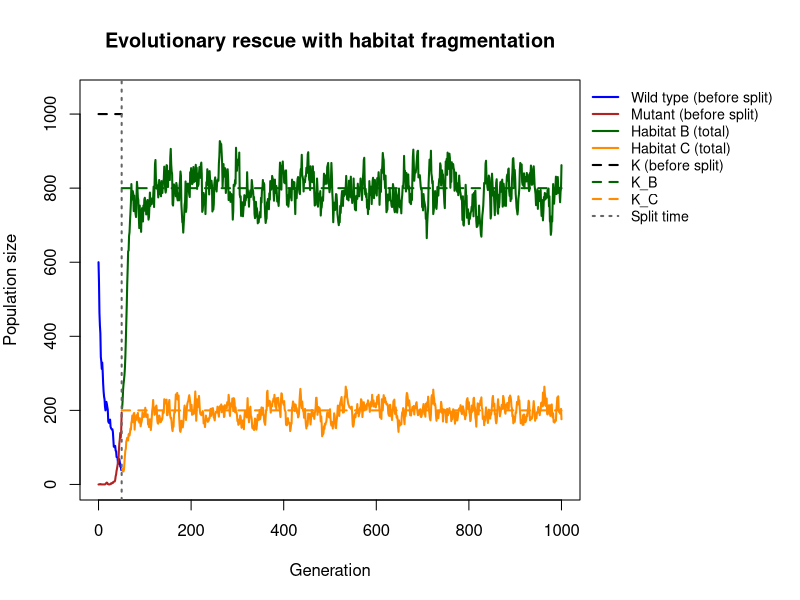
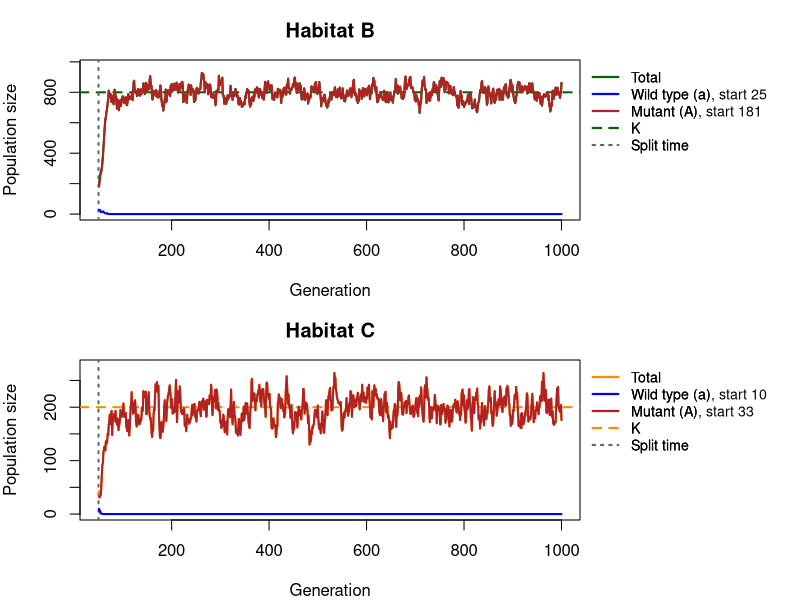
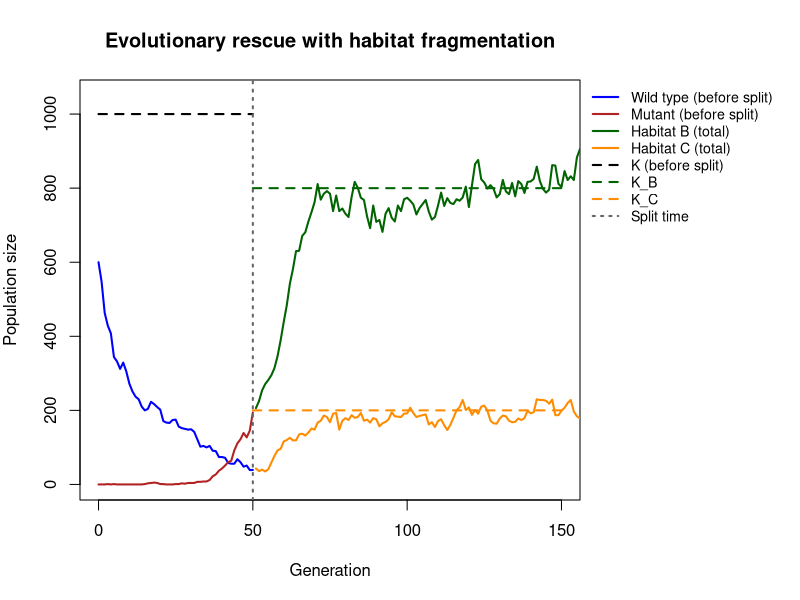
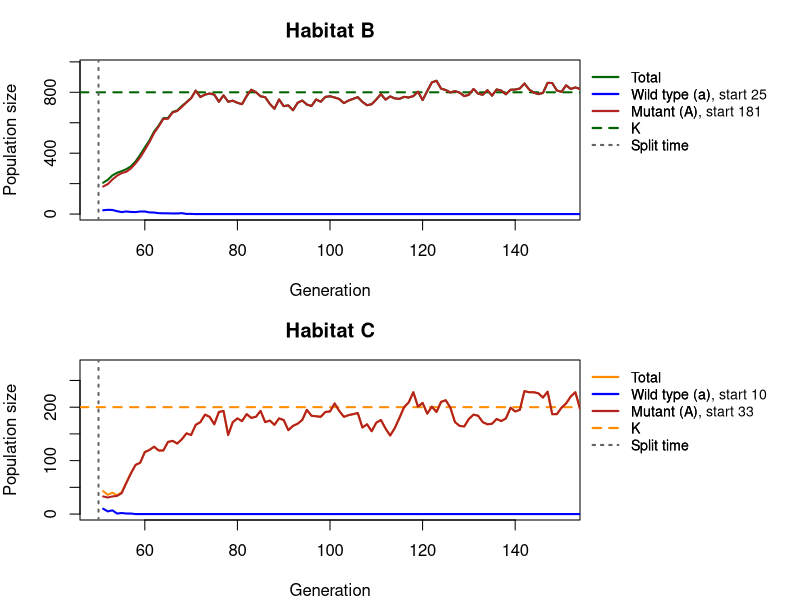

The R source for these figures, in order:
## ---- chunk 1
simulate_one_gen <- function(N_a, N_A, decay_rate, sel_coeff, mut_rate, K) {
  # total population size and per-capita growth rates without competition
  N_tot <- N_a + N_A
  rho_a <- -decay_rate
  rho_A <- sel_coeff - decay_rate
  # logistic growth: crowding reduces the growth of both types equally (set to 0 if negative)
  mean_a <- N_a * max(0, 1 + rho_a - rho_A * N_tot / K)
  mean_A <- N_A * max(0, 1 + rho_A - rho_A * N_tot / K)
  # draw offspring according to Poisson distribution
  offsp_a <- rpois(1, mean_a)
  offsp_A <- rpois(1, mean_A)
  
  # draw new mutants according to Poisson distribution
  mut_a_to_A <- rpois(1, offsp_a * mut_rate)
  
  # determine new population sizes of wild type and mutant
  N_a_new <- offsp_a - mut_a_to_A
  N_A_new <-  offsp_A + mut_a_to_A
  
  return(c(N_a_new, N_A_new))
}

 
# Test the function
print(simulate_one_gen(100,0,0.1,0.2,0.001,1000))




## ---- chunk 2
simulate_pop <- function(N_init_a, N_init_A, decay_rate, sel_coeff, mut_rate, t_max, K, habitat_prop, split_ratio, split_time) {
  # Create the vector in which to save the results
  pop_vector <- c(N_init_a, N_init_A)
  # initiate the variables
  pop_new <- c(N_init_a, N_init_A)
  
  # Create the vectors for the new habitats
  pop_vector_B <- NULL
  pop_vector_C <- NULL
  
  # run the simulation until generation t_max
  for (i in 1:t_max) {
    
     # Time when the fragmentation occur
    if (i == split_time + 1) {
      
    # Create the new habitats (creating new K)
    K_B <- K * habitat_prop
    K_C <- K * (1 - habitat_prop)
    
    #create the ratio of the splitting
    split_ratio_B <- split_ratio
    split_ratio_C <- (1 - split_ratio_B)
    # print(split_ratio_B)
    # print(split_ratio_C)
    # Distribute individuals  randomly to the habitat B
    n_B_a <- rbinom(1, pop_new[1], split_ratio_B) 
    n_B_A <- rbinom(1, pop_new[2], split_ratio_B)   

    # Distribute individuals randomly to the habitat C
    n_C_a <- pop_new[1] - n_B_a
    n_C_A <- pop_new[2] - n_B_A

    # Calculate the new populatins for B an C 
    pop_new_B <- simulate_one_gen(n_B_a, n_B_A, decay_rate, sel_coeff, mut_rate, K_B)
    pop_new_C <- simulate_one_gen(n_C_a, n_C_A, decay_rate, sel_coeff, mut_rate, K_C)
    
    # add the new population sizes to the output vector
    pop_vector_B <- rbind(pop_vector_B,pop_new_B)
    pop_vector_C <- rbind(pop_vector_C,pop_new_C)
    
    }
    
    if (i > split_time + 1) {

    pop_new_B <- simulate_one_gen(
      pop_new_B[1], pop_new_B[2],
      decay_rate, sel_coeff, mut_rate,K_B
    )

    pop_new_C <- simulate_one_gen(
      pop_new_C[1], pop_new_C[2],
      decay_rate, sel_coeff, mut_rate,K_C
    )

    # Save the results for each generation
    pop_vector_B <- rbind(pop_vector_B, pop_new_B)
    pop_vector_C <- rbind(pop_vector_C, pop_new_C)

    # define the row and column names of the output vector
    rownames(pop_vector_B) <- (0:t_max)[1:length(pop_vector_B[,1])] 
    rownames(pop_vector_C) <- (0:t_max)[1:length(pop_vector_C[,1])]
    colnames(pop_vector_B) <- c("a","A")
    colnames(pop_vector_C) <- c("a","A")
    
    }
    
    # Continue simulating habitat A only until split_time
if (i <= split_time) {
  
    # redefine the current population one generation later
    pop_new <- simulate_one_gen(pop_new[1],pop_new[2], decay_rate, sel_coeff, mut_rate,K)
    # add the new population sizes to the output vector
    pop_vector <- rbind(pop_vector,pop_new)
    # condition to stop the simulation before t_max: either the population exceeds 1.5 times the original population size, or it goes extinct
    if (pop_new[1]+pop_new[2]>=1.5*(N_init_a+ N_init_A) | pop_new[1]+pop_new[2]==0) break
}
    
 }
  # define the row and column names of the output vector
  rownames(pop_vector) <- (0:t_max)[1:length(pop_vector[,1])] # note that the vector has to be cut if the simulation stopped early
  colnames(pop_vector) <- c("a","A")
  
  # Data frames
    pop_vector_df <- as.data.frame(pop_vector)
    pop_vector_B_df <- as.data.frame(pop_vector_B)
    pop_vector_C_df <- as.data.frame(pop_vector_C)
  # return all three population vectors separately
  return(list(main = pop_vector_df, B = pop_vector_B_df, C = pop_vector_C_df))

  
}
## ---- chunk 3
# ============================================================
# Plot functions for the evolutionary rescue simulation
# with habitat fragmentation
# ============================================================

# ---- 1. Overview plot: wild type and mutant before the split,
#         total of habitats B and C after the split, legend outside ----
plot_split <- function(output, K, habitat_prop, split_time, xlim_max = NULL) {

  main <- output$main
  B    <- output$B
  C    <- output$C

  K_B <- K * habitat_prop
  K_C <- K * (1 - habitat_prop)

  # population sizes before the split (wild type and mutant separately)
  wt_main  <- main$a
  mut_main <- main$A

  # total population sizes after the split
  tot_B <- B$a + B$A
  tot_C <- C$a + C$A

  # generation numbers
  gen_main <- 0:(length(wt_main) - 1)
  gen_B    <- split_time + seq_along(tot_B)
  gen_C    <- split_time + seq_along(tot_C)

  # axis ranges
  x_max <- if (is.null(xlim_max)) max(c(gen_main, gen_B)) else xlim_max
  y_max <- max(c(K, wt_main, mut_main, tot_B, tot_C), na.rm = TRUE)

  # make room on the right for the legend, restore settings afterwards
  old_par <- par(mar = c(5, 4, 4, 11))
  on.exit(par(old_par))

  plot(NA, xlim = c(0, x_max), ylim = c(0, y_max * 1.05),
       xlab = "Generation", ylab = "Population size",
       main = "Evolutionary rescue with habitat fragmentation")

  # carrying capacities: K only until the split, then K_B and K_C
  segments(0, K, split_time, K, col = "black", lty = 2, lwd = 2)
  segments(split_time, K_B, x_max, K_B, col = "darkgreen",  lty = 2, lwd = 2)
  segments(split_time, K_C, x_max, K_C, col = "darkorange", lty = 2, lwd = 2)

  # before the split: wild type and mutant
  lines(gen_main, wt_main,  col = "blue",      lwd = 2)
  lines(gen_main, mut_main, col = "firebrick", lwd = 2)

  # after the split: total of habitat B and C
  if (length(tot_B) > 0) lines(gen_B, tot_B, col = "darkgreen",  lwd = 2)
  if (length(tot_C) > 0) lines(gen_C, tot_C, col = "darkorange", lwd = 2)

  # split time
  abline(v = split_time, col = "grey40", lty = 3, lwd = 2)

  # legend outside, at the top right corner of the plot region
  legend(x = par("usr")[2], y = par("usr")[4], xpd = TRUE, bty = "n",
         xjust = 0, yjust = 1, cex = 0.85,
         legend = c("Wild type (before split)", "Mutant (before split)",
                    "Habitat B (total)", "Habitat C (total)",
                    "K (before split)", "K_B", "K_C", "Split time"),
         col = c("blue", "firebrick", "darkgreen", "darkorange",
                 "black", "darkgreen", "darkorange", "grey40"),
         lty = c(1, 1, 1, 1, 2, 2, 2, 3), lwd = 2)
}

# ---- 2. Single habitat panel (used for B and C) ----
plot_habitat <- function(df, K_hab, split_time, title, col_tot, xlim_max = NULL) {

  if (is.null(df) || nrow(df) == 0) {
    plot.new()
    title(main = paste(title, "- no data (population ended before the split)"))
    return(invisible(NULL))
  }

  gens  <- split_time + seq_len(nrow(df))
  tot   <- df$a + df$A
  x_max <- if (is.null(xlim_max)) max(gens) else xlim_max
  y_max <- max(c(K_hab, tot), na.rm = TRUE)

  plot(NA, xlim = c(split_time, x_max), ylim = c(0, y_max * 1.05),
       xlab = "Generation", ylab = "Population size", main = title)

  abline(h = K_hab, col = col_tot, lty = 2, lwd = 2)       # K of this habitat
  abline(v = split_time, col = "grey40", lty = 3, lwd = 2) # split time

  lines(gens, tot,  col = col_tot,     lwd = 2)  # total
  lines(gens, df$a, col = "blue",      lwd = 2)  # wild type
  lines(gens, df$A, col = "firebrick", lwd = 2)  # mutant
  
  

  legend(x = par("usr")[2], y = par("usr")[4], xpd = TRUE, bty = "n",
         xjust = 0, yjust = 1, cex = 0.85,
         legend = c("Total", "Wild type (a)", "Mutant (A)", "K", "Split time"),
         col = c(col_tot, "blue", "firebrick", col_tot, "grey40"),
         lty = c(1, 1, 1, 2, 3), lwd = 2)
  
  ##adding the starting population
    legend(x = par("usr")[2], y = par("usr")[4], xpd = TRUE, bty = "n",
         xjust = 0, yjust = 1, cex = 0.85,
         legend = c("Total",
                    paste0("Wild type (a), start ", df$a[1]),
                    paste0("Mutant (A), start ", df$A[1]),
                    "K", "Split time"),
         col = c(col_tot, "blue", "firebrick", col_tot, "grey40"),
         lty = c(1, 1, 1, 2, 3), lwd = 2)
}

# ---- 3. Two panels: habitat B on top, habitat C below ----
plot_habitats <- function(output, K, habitat_prop, split_time, xlim_max = NULL) {

  K_B <- K * habitat_prop
  K_C <- K * (1 - habitat_prop)

  # two panels stacked, with room on the right for the legends
  old_par <- par(mfrow = c(2, 1), mar = c(4, 4, 3, 11))
  on.exit(par(old_par))

  plot_habitat(output$B, K_B, split_time, "Habitat B", "darkgreen",  xlim_max)
  plot_habitat(output$C, K_C, split_time, "Habitat C", "darkorange", xlim_max)
}

# ============================================================
# Usage
# (simulate_one_gen and simulate_pop must be defined first)
# ============================================================
max_gen      <- 1000
K            <- 1000
habitat_prop <- 0.8
split_time   <- 50
split_ratio  <- 0.8

output <- simulate_pop(600, 0, 0.01, 0.2, 0.001, max_gen, K,
                       habitat_prop, split_ratio , split_time)

# overview plot
plot_split(output, K = K, habitat_prop = habitat_prop, split_time = split_time)

# panels for habitat B and C
plot_habitats(output, K = K, habitat_prop = habitat_prop, split_time = split_time)

# zoomed in on the first 150 generations
plot_split(output, K = K, habitat_prop = habitat_prop,
           split_time = split_time, xlim_max = 150)
plot_habitats(output, K = K, habitat_prop = habitat_prop,
              split_time = split_time, xlim_max = 150)

## ---- chunk 4
# set some parameters to fixed values
init_a <- 100
init_A <- 0
m_rate <- 0.001
max_gen <- 1000
# determine how often to run the simulation for each set of parameters
no_replicates <- 10

# set parameters to vary
split_time <- c(50)
habitat_prop <- c(0.1)

# initialize data table - where to collect the results
data_table <- c()
# run the simulation across all chosen parameters
# loop over decay rates
for(st in split_time){
  # loop over selection coefficients
  for(hp in habitat_prop){
    # different way of running many simulations: make replicates using "repeat" function with a counter i
    # reset counter
    i<-1
    repeat {
      # increase counter by one
      i<-i+1
      # run the simulation once
      one_run <- simulate_pop(
  init_a, init_A,
  decay_rate = 0.01,
  sel_coeff = 0.2,
  mut_rate = m_rate,
  t_max = max_gen,
  K = 1000,
  habitat_prop = hp,
  split_ratio = 0.5,
  split_time = st
)
      # determine total population sizes
      total_size_B <- one_run$B$a + one_run$B$A
      total_size_C <- one_run$C$a + one_run$C$A
      # determine minimum population size
      min_size_B <- min(total_size_B)
      min_size_C <- min(total_size_C)
      # determine (first) generation at which this population size occurred
      min_gen_B <- as.numeric(which(total_size_B==min_size_B)[1])
      min_gen_C <- as.numeric(which(total_size_C==min_size_C)[1])
      # enter the data into the table
      data_table <- rbind(data_table,c(st,hp,min_gen_B,min_size_B))
      data_table <- rbind(data_table,c(st,hp,min_gen_C,min_size_C))
      
      # note that we add the varying parameters (decay rate and selection coefficient) to the table too
      # stop the repeated computation after no_replicates times
      if(i>no_replicates) break
    }
  }
}
# define column names of data table
colnames(data_table) <- c("st","hp","min_gen","no_min")
# show the first lines of the output
print(tail(data_table))
